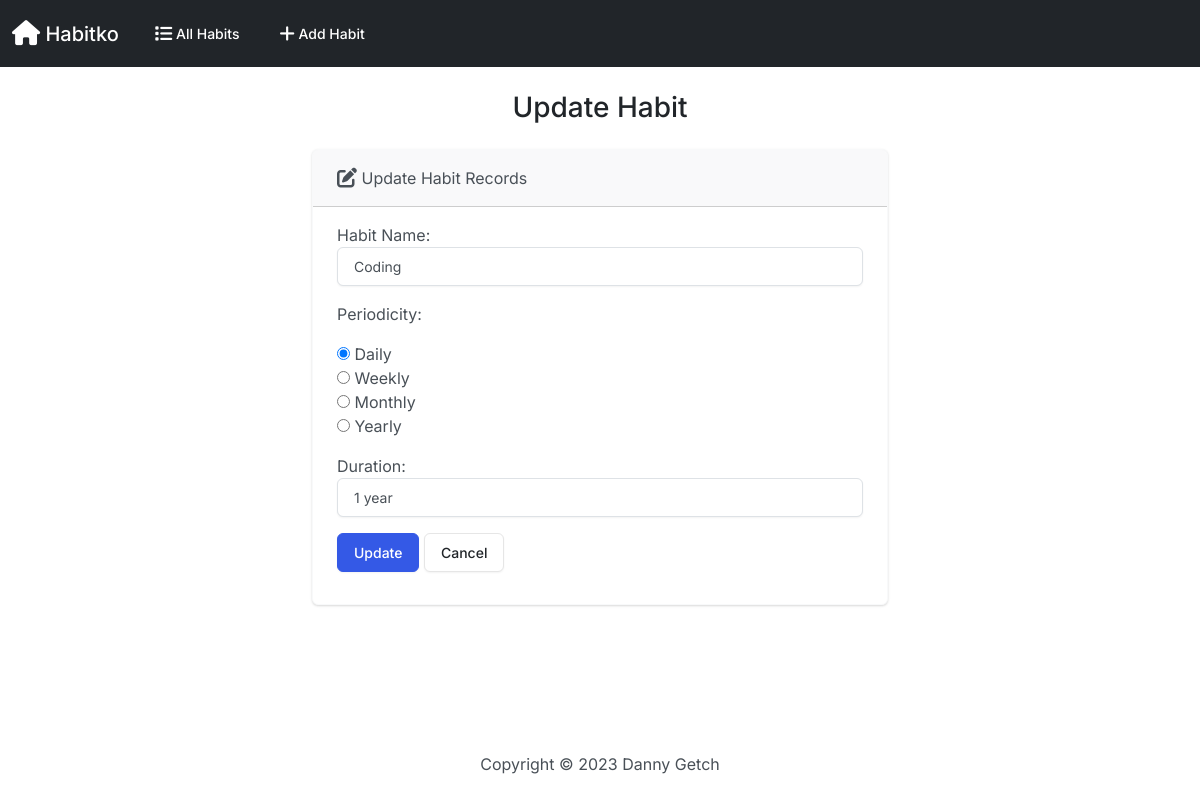
The app's page /edit/21 with its own data.
### habits/models.py (models this page shows, shortened)
class Habit(models.Model):
    name = models.CharField(max_length=50)
    periodicity = models.CharField(
        max_length=10,
        choices=PERIODICITY_CHOICES,
        default='Daily',
        )
    duration = models.CharField(max_length=20)
    streak = models.IntegerField(default=0)
    streak_type = models.CharField(max_length=10, blank = True)
    created_date = models.DateTimeField(auto_now_add = True, auto_now = False, blank=True)
    last_completed_date = models.DateTimeField(auto_now_add = False, auto_now=False,  blank=True, null=True)

### habits/views.py (the view)
# urls.py: path('edit/<int:id>', views.edit, name='edit'),
def edit(request, id):
    if request.method == 'POST':
        habit = Habit.objects.get(pk=id)
        form = HabitForm(request.POST, instance=habit)
        if form.is_valid():
            form.save()
            return render(request, 'habits/edit.html', {
                'form': form,
                'success': True
            })
    else:
        habit = Habit.objects.get(pk=id)
        form = HabitForm(instance=habit)
    return render(request, 'habits/edit.html', {
        'form': form
    })

### habits/forms.py
class HabitForm(forms.ModelForm):
    class Meta:
        model = Habit
        fields = ['name', 'periodicity', 'duration']
        labels = {
            'name': 'Habit Name',
            'periodicity': 'Periodicity',
            'duration': 'Duration'
        }
        widgets = {
            'name': forms.TextInput(attrs={'class': 'form-control'}),
            'periodicity': forms.RadioSelect(),
            'duration': forms.TextInput(attrs={'class': 'form-control'})
        }

### habits/Templates/habits/edit.html (shortened to what this page needs)
{% extends "habits/base.html" %}
{% block body %}
    <h3 class="text-center m-4">Update Habit</h3>
    {% if success %}
        <div class="alert alert-success" role="alert">
            The habit is updated successfully.
            <a href="{% url 'index' %}" class="alert-link">Go to Home Page.</a>
        </div>
    {% else %}
        <div class="row justify-content-center">
            <div class="col-6">
                <div class="card border-light mb-3">
                    <div class="card-header">
                        <i class="fa-solid fa-pen-to-square fa-lg"></i> Update Habit Records
                    </div>
                    <div class="card-body">
                        <form action="" method="POST">
                            {{ form.as_p }}
                            <button type="submit" class="btn btn-primary">Update</button>
                            <a href="{% url 'index' %}" class="btn btn-secondary">Cancel</a>
                        </form>
                    </div>
                  </div>
            </div>
        </div>
    {% endif %}
{% endblock %}

### records on screen
Habit: name "Coding", periodicity "☑ Daily ☐ Weekly ☐ Monthly ☐ Yearly", duration "1 year"
